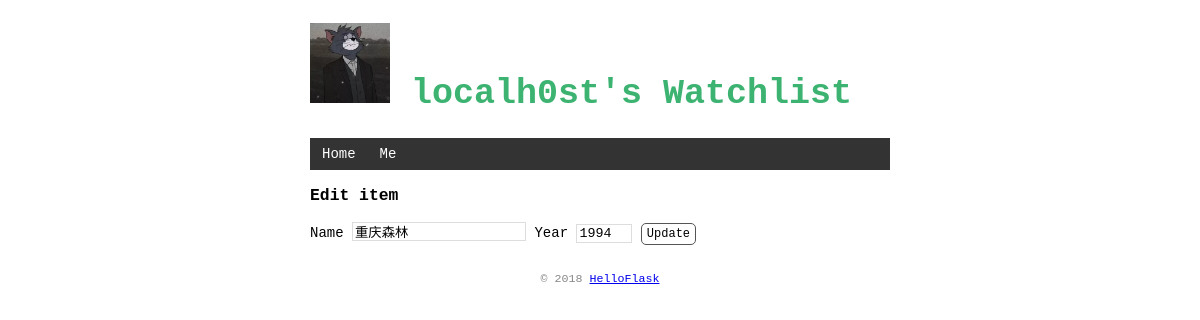
The page /movie/edit/4 on the database its author committed.
### app.py (models this page shows, shortened)
class User(db.Model):  # 表名将会是 user（自动生成，小写处理）
    id = db.Column(db.Integer, primary_key=True)  # 主键
    name = db.Column(db.String(20))

class Movie(db.Model):
    id = db.Column(db.Integer, primary_key=True)  # 主键
    title = db.Column(db.String(60))
    year = db.Column(db.String(4))

### app.py (the view)
@mainApp.route('/movie/edit/<int:movie_id>', methods=['GET', 'POST'])
def edit(movie_id):
    if request.method == 'POST':
        title = request.form['title']
        year = request.form['year']
        if not title or not year or len(year) != 4 or len(title) > 60:
            flash('Invalid input.')
            return redirect(url_for('edit', movie_id=movie_id))  # url_for('edit', movie_id=2) 会生成 /movie/edit/2
        movie = Movie.query.get_or_404(movie_id)    # movie_id是主键
        movie.title = title
        movie.year = year
        db.session.commit()
        flash('Item updated.')
        return redirect('/')
    else:
        return render_template('edit.html', movie=Movie.query.get_or_404(movie_id))

### app.py (called while the page is built)
@mainApp.context_processor  # 以后模板上下文有user了，render_template()可以不传入而直接使用了
def inject_user_data():
    return dict(user=User.query.first())  # 需要返回字典，等同于 return {'user': user}

### templates/edit.html (shortened to what this page needs)
{% extends "base.html" %}
{% block content %}
<div data-gb-custom-block data-tag="block">
    <h3>Edit item</h3>
    <form method="post">
        Name <input type="text" name="title" autocomplete="off" required value="{{ movie.title }}">
        Year <input type="text" name="year" autocomplete="off" required value="{{ movie.year }}">
        <input class="btn" type="submit" name="submit" value="Update">
    </form>
</div>
{% endblock %}

### templates/base.html (shortened to what this page needs)
<!DOCTYPE html>
<html lang="en">
<head>
        <link rel="stylesheet" href="{{ url_for('static', filename='style.css') }}" type="text/css">
</head>
<body>
    <h1 id="top-head">
        <img src="{{ url_for('static', filename='images/tom.jpg') }}" alt="Avatar" width="80" height="80">
        {{ user.name }}'s Watchlist
    </h1>
    <nav>
        <ul>
            <li><a href="/">Home</a></li>
            <li><a href="/me">Me</a></li>
        </ul>
    </nav>
    {% block content %}{% endblock %}
    <footer>
        <small>&copy; 2018 <a href="http://helloflask.com/book/3">HelloFlask</a></small>
	</footer>
</body>
</html>

### static/style.css (style rules this page uses)
#top-head { color: MediumSeaGreen; font-size:35px; }
body { margin: auto; max-width: 580px; font-size: 14px; font-family: "Courier New", "Lucida Console", Helvetica, Arial, sans-serif; }
footer { color: #888; margin-top: 15px; text-align: center; padding: 10px; }
nav ul { list-style-type: none; margin: 0; padding: 0; overflow: hidden; background-color: #333; }
nav li { float: left; }
nav li a { display: block; color: white; text-align: center; padding: 8px 12px; text-decoration: none; }
input[type=submit] { font-family: inherit; }
input[type=text] { font-family: inherit; border: 1px solid #ddd; }
input[name=year] { font-family: inherit; width: 50px; }
.btn { font-size: 12px; padding: 3px 5px; text-decoration: none; cursor: pointer; background-color: white; color: black; border: 1px solid #555555; border-radius: 5px; }

### rows shown on the page
User: name "localh0st"
Movie: title "重庆森林", year "1994"
